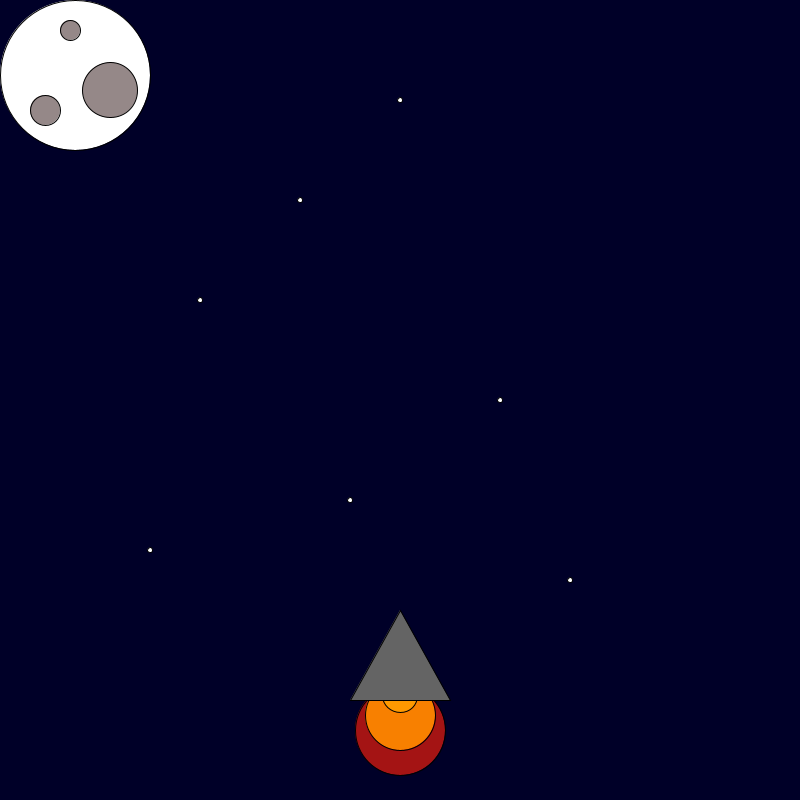
Frame 1 (no input)
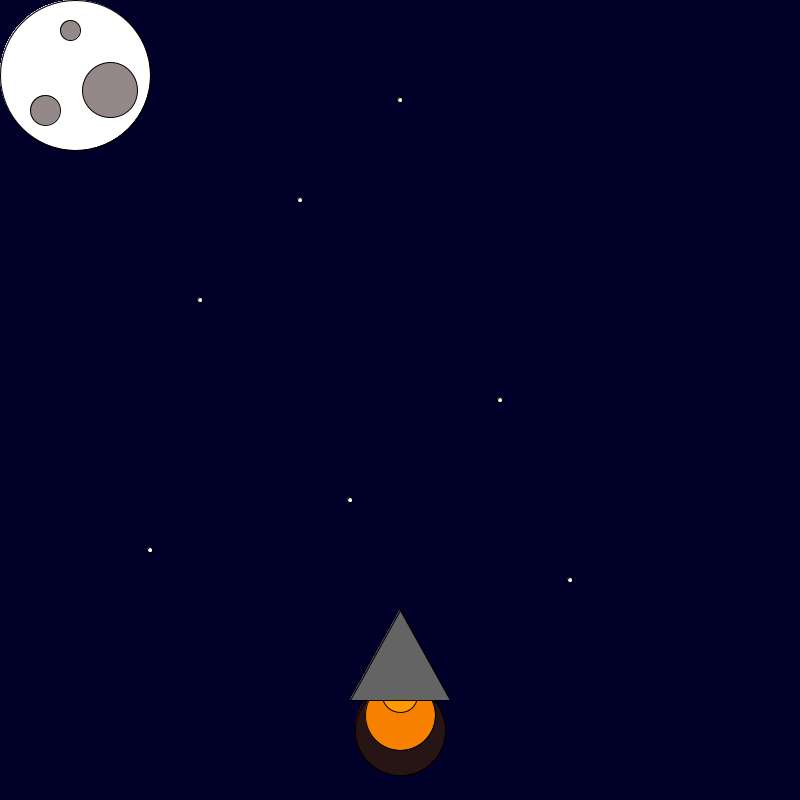
Frame 60 (the mouse pressed at the canvas centre just before this capture)
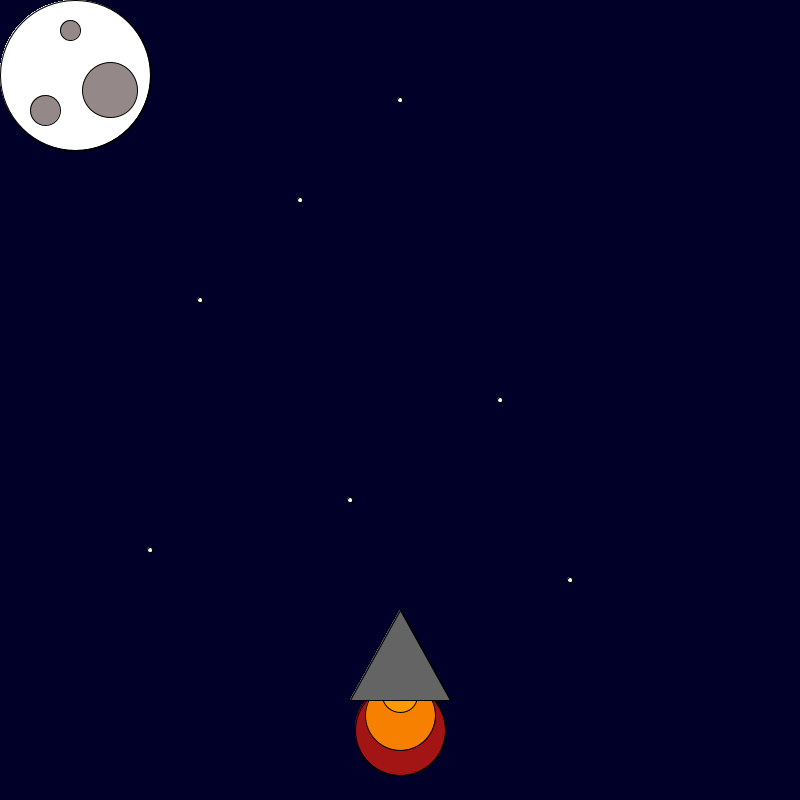
Frame 120 (the mouse held since frame 60 and released just before this capture)

The Processing sketch that drew these frames (run headless with seeded random() and noise(); from frame 60 on, the mouse is pressed at the canvas centre):

// Processing sketch: ROCKETSHIIIIIP
// ── ROCKETSHIIIIIP.pde
int x = 400; 
int y = 600; 

void setup() {

    background(0, 0, 40); size(800, 800);

}

void draw() {

    fill(random(255), 20, 20);
    ellipse(x, y + 130, 90, 90);
    fill(248, 128, 0);
    ellipse(x, y + 115, 70, 70);
    fill(255, 153, 0);
    ellipse(x, y + 95, 35, 35);
    fill(100, 100, 100);
    triangle(x, y + 10, x + 50, y + 100, x - 50, y + 100);
    fill(#FFFFFF);
    ellipse(75,75,150,150);
    fill(#958888);
    ellipse(70,30,20,20);
    ellipse(110,90,55,55);
    ellipse(45,110,30,30);
    fill(#FFFFFF);
    ellipse(200,300,5,5);
    ellipse(300,200,5,5);
    ellipse(500,400,5,5);
    ellipse(400,100,5,5);
    ellipse(350,500,5,5);
    ellipse(150,550,5,5);
    ellipse(570,580,5,5);
}
